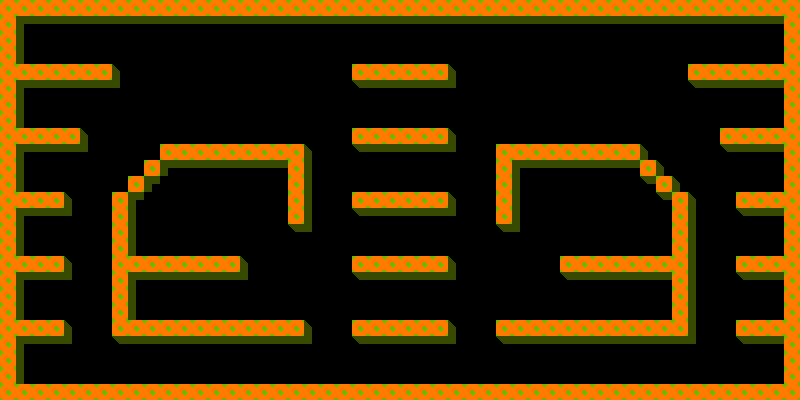

This game map was drawn from its Tiled (.tmx) file and the tilesets committed beside it. A one-line description and the trimmed map source follow:
An orthogonal 50x25 tile map with 16x16 px tiles, 1 tile layer (ground), 1 hidden layer not drawn, 2 tilesets and 12 objects (4x true, 2x BOOF, PHANT, FOLL).

<map version="1.10" tiledversion="1.10.0" orientation="orthogonal" renderorder="right-down" width="50" height="25" tilewidth="16" tileheight="16" infinite="0" nextlayerid="6" nextobjectid="13">
 <properties>
  <property name="automaticAirMode" value="1" />
  <property name="bossBoost" value="" />
  <property name="bossLevel" value="f" />
  <property name="guidedAir" value="false" />
  <property name="specialAir" value="AIR_SPIKES" />
 </properties>
 <tileset firstgid="1" name="tiles" tilewidth="16" tileheight="16" tilecount="256" columns="16">
  <image source="tiles.png" width="256" height="256" />
  <tile id="0">
   <properties>
    <property name="type" value="TOP" />
   </properties>
  </tile>
  <tile id="1">
   <properties>
    <property name="type" value="TOPL" />
   </properties>
  </tile>
  <tile id="2">
   <properties>
    <property name="type" value="TOPR" />
   </properties>
  </tile>
  <tile id="3">
   <properties>
    <property name="type" value="TOPRL" />
   </properties>
  </tile>
  <tile id="4">
   <properties>
    <property name="type" value="LEFT" />
   </properties>
  </tile>
  <tile id="5">
   <properties>
    <property name="type" value="RIGHT" />
   </properties>
  </tile>
  <tile id="6">
   <properties>
    <property name="type" value="RL" />
   </properties>
  </tile>
  <tile id="10">
   <properties>
    <property name="type" value="LEFT" />
   </properties>
  </tile>
  <tile id="15">
   <properties>
    <property name="type" value="RIGHT" />
   </properties>
  </tile>
  <tile id="20">
   <properties>
    <property name="type" value="TOP" />
   </properties>
  </tile>
  <tile id="21">
   <properties>
    <property name="type" value="LEFT" />
   </properties>
  </tile>
  <tile id="22">
   <properties>
    <property name="type" value="RIGHT" />
   </properties>
  </tile>
  <tile id="38">
   <properties>
    <property name="type" value="TOP" />
   </properties>
  </tile>
 </tileset>
 <tileset firstgid="257" name="entities" tilewidth="32" tileheight="32" tilecount="64" columns="8">
  <image source="entities.png" width="256" height="256" />
 </tileset>
 <layer id="1" name="ground" width="50" height="25">
  <data>[1250 cells, 538 non-empty, 7 distinct tile ids]</data>
 </layer>
 <layer id="2" name="collision" width="50" height="25" visible="0">
  <data>[1250 cells, 262 non-empty, 8 distinct tile ids]</data>
 </layer>
 <objectgroup id="3" name="enemies">
  <object id="1" name="PHANT" type="true" gid="258" x="512" y="112" width="32" height="32" />
  <object id="2" name="PHANT" gid="258" x="256" y="112" width="32" height="32" />
  <object id="3" name="FOLL" type="true" gid="261" x="368" y="192" width="32" height="32" />
  <object id="4" name="FOLL" gid="261" x="400" y="192" width="32" height="32" />
  <object id="5" name="BOOF" gid="257" x="160" y="320" width="32" height="32" />
  <object id="6" name="BOOF" type="true" gid="257" x="608" y="320" width="32" height="32" />
  <object id="7" name="BOOF" type="true" gid="257" x="608" y="256" width="32" height="32" />
  <object id="8" name="BOOF" gid="257" x="160" y="256" width="32" height="32" />
 </objectgroup>
 <objectgroup id="4" name="meals">
  <object id="9" gid="285" x="176" y="256" width="32" height="32" />
  <object id="10" gid="285" x="416" y="192" width="32" height="32" />
  <object id="11" gid="285" x="736" y="320" width="32" height="32" />
  <object id="12" gid="285" x="48" y="128" width="32" height="32" />
 </objectgroup>
 <objectgroup id="5" name="path" />
</map>
